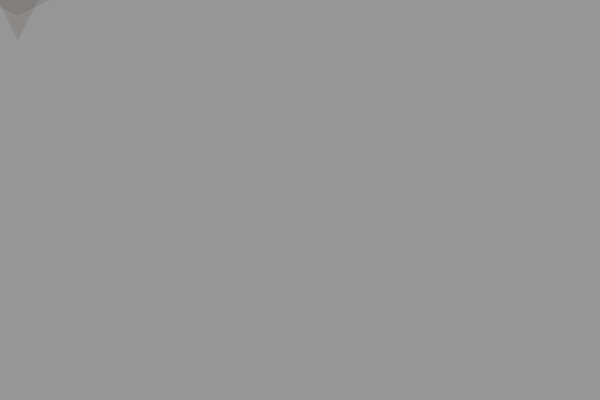
Frame 1 (no input)
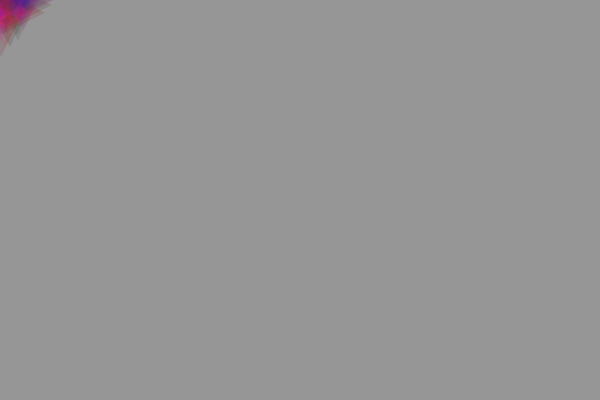
Frame 60 (the mouse pressed at the canvas centre just before this capture)
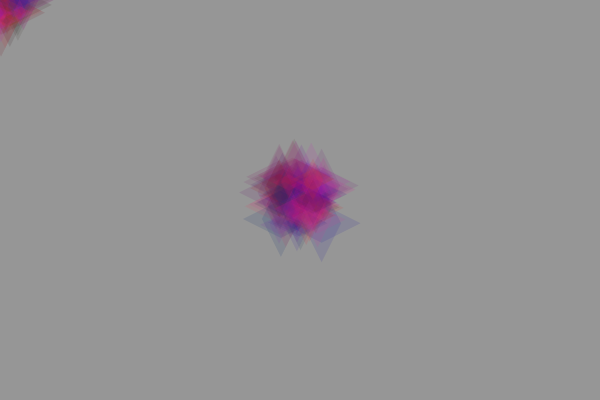
Frame 120 (the mouse held since frame 60 and released just before this capture)

The Processing sketch that drew these frames (run headless with seeded random() and noise(); from frame 60 on, the mouse is pressed at the canvas centre):

// Processing sketch: processing_70533
// ── processing_70533.pde

//Ashley Wong amwong
//Copyright Pittsburgh 2012

float a,x,y,d;
color col;

void setup()
{
  size(600,400);
  x=100;
  y=100;
  d=50;
  a=random(50);
  background(150,25);
}

void draw()
{
  col= color(random(240),random(60),random(200));
  flower();
}

void topPetal(float o, float h, float k, float m)
{
  noStroke();
  fill(col,o);
  quad(h,k+m, h+m/2,k, h,k-m, h-m/2,k);
}
void sidePetal(float o, float h, float k, float m)
{
  noStroke();
  fill(col,o);
  quad(h,k+m/2, h+m,k, h,k-m/2, h-m,k);
}

void flower()
{
  x=pmouseX+random(-25,25);
  y=pmouseY+random(-25,25);
  topPetal(a,x,y,d);
  sidePetal(a,x,y,d);
  d= d+1;
  if (d>40)
  {d=-d;
  }
}
